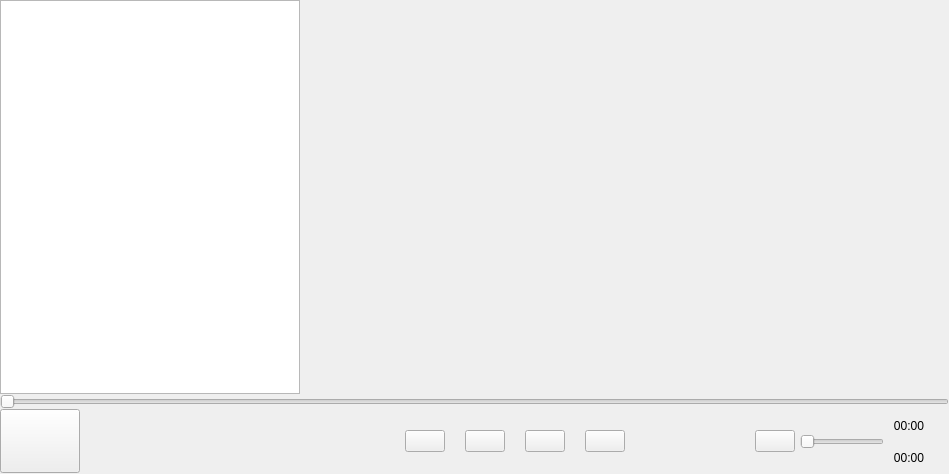
<?xml version="1.0" encoding="UTF-8"?>
<ui version="4.0">
 <class>Music</class>
 <widget class="QMainWindow" name="Music">
  <property name="geometry">
   <rect>
    <x>0</x>
    <y>0</y>
    <width>949</width>
    <height>474</height>
   </rect>
  </property>
  <property name="windowTitle">
   <string>Music</string>
  </property>
  <widget class="QWidget" name="centralwidget">
   <layout class="QGridLayout" name="gridLayout">
    <property name="leftMargin">
     <number>0</number>
    </property>
    <property name="topMargin">
     <number>0</number>
    </property>
    <property name="rightMargin">
     <number>0</number>
    </property>
    <property name="bottomMargin">
     <number>0</number>
    </property>
    <property name="spacing">
     <number>0</number>
    </property>
    <item row="1" column="0">
     <widget class="QWidget" name="botton_widget" native="true">
      <property name="minimumSize">
       <size>
        <width>0</width>
        <height>80</height>
       </size>
      </property>
      <property name="maximumSize">
       <size>
        <width>16777215</width>
        <height>80</height>
       </size>
      </property>
      <property name="styleSheet">
       <string notr="true"/>
      </property>
      <layout class="QGridLayout" name="gridLayout_4">
       <property name="leftMargin">
        <number>0</number>
       </property>
       <property name="topMargin">
        <number>0</number>
       </property>
       <property name="rightMargin">
        <number>0</number>
       </property>
       <property name="bottomMargin">
        <number>0</number>
       </property>
       <property name="spacing">
        <number>0</number>
       </property>
       <item row="1" column="0">
        <layout class="QHBoxLayout" name="horizontalLayout_2">
         <item>
          <widget class="QPushButton" name="btn_pictrue">
           <property name="minimumSize">
            <size>
             <width>80</width>
             <height>64</height>
            </size>
           </property>
           <property name="maximumSize">
            <size>
             <width>80</width>
             <height>16777215</height>
            </size>
           </property>
           <property name="styleSheet">
            <string notr="true"/>
           </property>
           <property name="text">
            <string/>
           </property>
          </widget>
         </item>
         <item>
          <spacer name="verticalSpacer_10">
           <property name="orientation">
            <enum>Qt::Vertical</enum>
           </property>
           <property name="sizeHint" stdset="0">
            <size>
             <width>10</width>
             <height>40</height>
            </size>
           </property>
          </spacer>
         </item>
         <item>
          <widget class="QLabel" name="lab_meage">
           <property name="minimumSize">
            <size>
             <width>120</width>
             <height>63</height>
            </size>
           </property>
           <property name="maximumSize">
            <size>
             <width>80</width>
             <height>16777215</height>
            </size>
           </property>
           <property name="styleSheet">
            <string notr="true">border-radius: 8px !important; /*边界半径(越大，圆角越大)， important 强制 */</string>
           </property>
           <property name="text">
            <string/>
           </property>
          </widget>
         </item>
         <item>
          <spacer name="verticalSpacer_11">
           <property name="orientation">
            <enum>Qt::Vertical</enum>
           </property>
           <property name="sizeType">
            <enum>QSizePolicy::Ignored</enum>
           </property>
           <property name="sizeHint" stdset="0">
            <size>
             <width>15</width>
             <height>50</height>
            </size>
           </property>
          </spacer>
         </item>
         <item>
          <spacer name="horizontalSpacer_8">
           <property name="orientation">
            <enum>Qt::Horizontal</enum>
           </property>
           <property name="sizeHint" stdset="0">
            <size>
             <width>140</width>
             <height>20</height>
            </size>
           </property>
          </spacer>
         </item>
         <item>
          <spacer name="horizontalSpacer_7">
           <property name="orientation">
            <enum>Qt::Horizontal</enum>
           </property>
           <property name="sizeType">
            <enum>QSizePolicy::Ignored</enum>
           </property>
           <property name="sizeHint" stdset="0">
            <size>
             <width>40</width>
             <height>100</height>
            </size>
           </property>
          </spacer>
         </item>
         <item>
          <widget class="QPushButton" name="btn_prev">
           <property name="text">
            <string/>
           </property>
          </widget>
         </item>
         <item>
          <spacer name="verticalSpacer_12">
           <property name="orientation">
            <enum>Qt::Vertical</enum>
           </property>
           <property name="sizeHint" stdset="0">
            <size>
             <width>20</width>
             <height>40</height>
            </size>
           </property>
          </spacer>
         </item>
         <item>
          <widget class="QPushButton" name="btn_stop">
           <property name="text">
            <string/>
           </property>
          </widget>
         </item>
         <item>
          <spacer name="verticalSpacer_13">
           <property name="orientation">
            <enum>Qt::Vertical</enum>
           </property>
           <property name="sizeHint" stdset="0">
            <size>
             <width>20</width>
             <height>40</height>
            </size>
           </property>
          </spacer>
         </item>
         <item>
          <widget class="QPushButton" name="btn_next">
           <property name="text">
            <string/>
           </property>
          </widget>
         </item>
         <item>
          <spacer name="verticalSpacer_14">
           <property name="orientation">
            <enum>Qt::Vertical</enum>
           </property>
           <property name="sizeHint" stdset="0">
            <size>
             <width>20</width>
             <height>40</height>
            </size>
           </property>
          </spacer>
         </item>
         <item>
          <widget class="QPushButton" name="btn_lyric">
           <property name="text">
            <string/>
           </property>
          </widget>
         </item>
         <item>
          <spacer name="verticalSpacer_15">
           <property name="orientation">
            <enum>Qt::Vertical</enum>
           </property>
           <property name="sizeType">
            <enum>QSizePolicy::Ignored</enum>
           </property>
           <property name="sizeHint" stdset="0">
            <size>
             <width>55</width>
             <height>40</height>
            </size>
           </property>
          </spacer>
         </item>
         <item>
          <spacer name="horizontalSpacer_9">
           <property name="orientation">
            <enum>Qt::Horizontal</enum>
           </property>
           <property name="sizeHint" stdset="0">
            <size>
             <width>13</width>
             <height>142</height>
            </size>
           </property>
          </spacer>
         </item>
         <item>
          <widget class="QPushButton" name="btn_volum">
           <property name="text">
            <string/>
           </property>
          </widget>
         </item>
         <item>
          <spacer name="verticalSpacer_16">
           <property name="orientation">
            <enum>Qt::Vertical</enum>
           </property>
           <property name="sizeHint" stdset="0">
            <size>
             <width>5</width>
             <height>40</height>
            </size>
           </property>
          </spacer>
         </item>
         <item>
          <widget class="QSlider" name="Sli_volum">
           <property name="minimumSize">
            <size>
             <width>70</width>
             <height>0</height>
            </size>
           </property>
           <property name="maximumSize">
            <size>
             <width>150</width>
             <height>16777215</height>
            </size>
           </property>
           <property name="maximum">
            <number>150</number>
           </property>
           <property name="orientation">
            <enum>Qt::Horizontal</enum>
           </property>
          </widget>
         </item>
         <item>
          <layout class="QVBoxLayout" name="verticalLayout_4">
           <property name="spacing">
            <number>0</number>
           </property>
           <item>
            <widget class="QLabel" name="lab_songDuration">
             <property name="minimumSize">
              <size>
               <width>65</width>
               <height>20</height>
              </size>
             </property>
             <property name="text">
              <string>   00:00</string>
             </property>
            </widget>
           </item>
           <item>
            <widget class="QLabel" name="lab_time">
             <property name="minimumSize">
              <size>
               <width>65</width>
               <height>20</height>
              </size>
             </property>
             <property name="text">
              <string>   00:00</string>
             </property>
            </widget>
           </item>
          </layout>
         </item>
        </layout>
       </item>
       <item row="0" column="0">
        <widget class="QSlider" name="horizontalSlider">
         <property name="orientation">
          <enum>Qt::Horizontal</enum>
         </property>
        </widget>
       </item>
      </layout>
     </widget>
    </item>
    <item row="0" column="0">
     <layout class="QHBoxLayout" name="horizontalLayout">
      <property name="spacing">
       <number>0</number>
      </property>
      <item>
       <widget class="QListWidget" name="listWidget">
        <property name="minimumSize">
         <size>
          <width>270</width>
          <height>0</height>
         </size>
        </property>
        <property name="maximumSize">
         <size>
          <width>300</width>
          <height>16777215</height>
         </size>
        </property>
        <property name="layoutDirection">
         <enum>Qt::LeftToRight</enum>
        </property>
       </widget>
      </item>
      <item>
       <widget class="QStackedWidget" name="stackedWidget">
        <property name="currentIndex">
         <number>1</number>
        </property>
        <widget class="QWidget" name="page_3">
         <layout class="QGridLayout" name="gridLayout_2"/>
        </widget>
        <widget class="QWidget" name="page_4"/>
       </widget>
      </item>
     </layout>
    </item>
   </layout>
  </widget>
  <widget class="QMenuBar" name="menubar">
   <property name="geometry">
    <rect>
     <x>0</x>
     <y>0</y>
     <width>949</width>
     <height>23</height>
    </rect>
   </property>
  </widget>
 </widget>
 <resources/>
 <connections/>
</ui>
